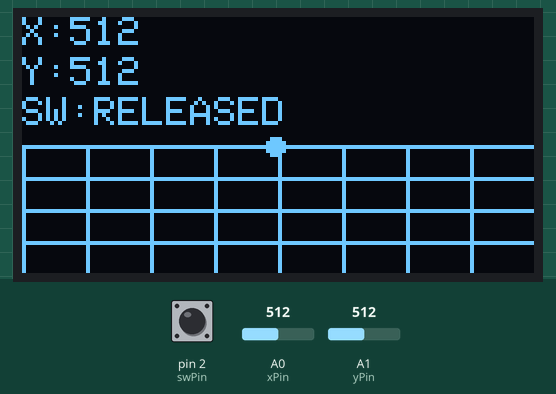
Simulated run of this sketch. Board: Arduino Uno, built with avr-gcc and run on an emulated ATmega328P. Parts: 128×64 one-colour display. The inputs (shaded band) are chosen by the test bench; at power-on: A0 (xPin) = 512, pin 2 (swPin) HIGH, A1 (yPin) = 512.

Above: at 1.2 s.
1.3 s: A0 (xPin) set to 716
At 2.5 s:
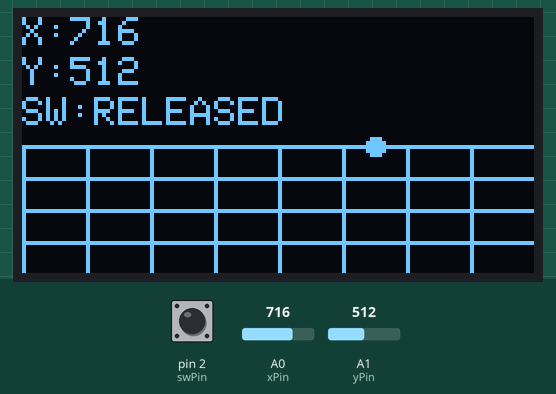
2.8 s: pin 2 (swPin) pulled LOW for 0.15 s
At 2.95 s:
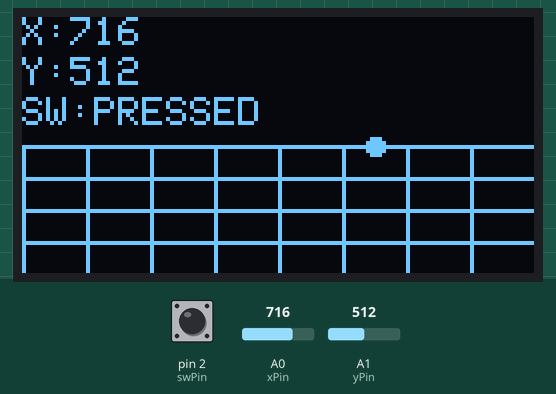
4.5 s: A1 (yPin) set to 716
At 5.3 s:
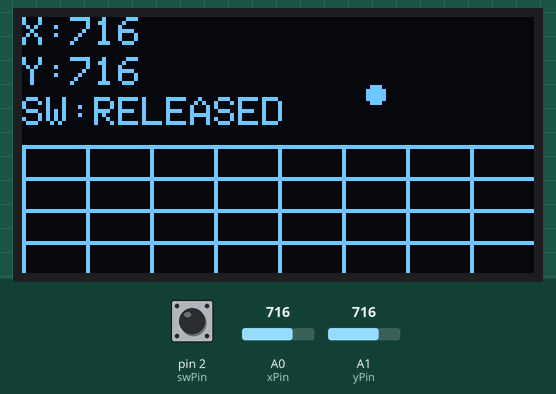
6.0 s: pin 2 (swPin) pulled LOW for 1 s
At 6.8 s:
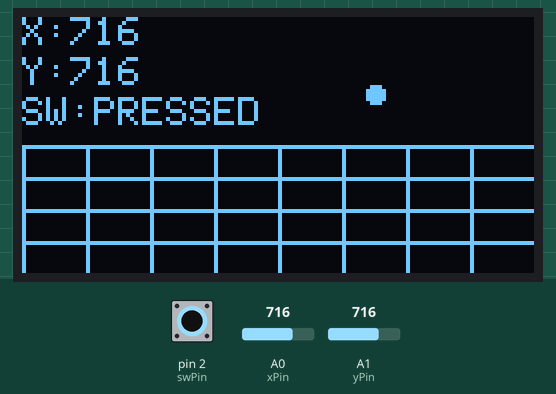
8.5 s: A0 (xPin) set to 900
At 8.9 s:
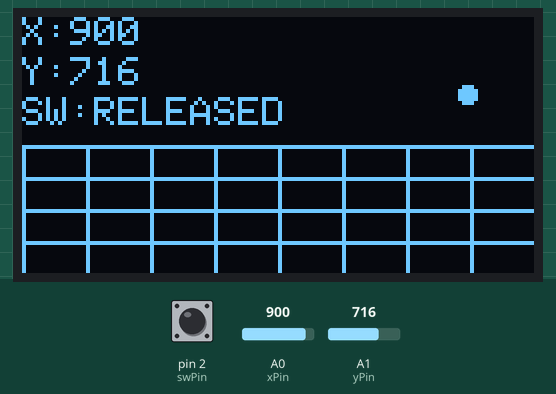
10.0 s: A1 (yPin) set to 900
At 11.1 s:
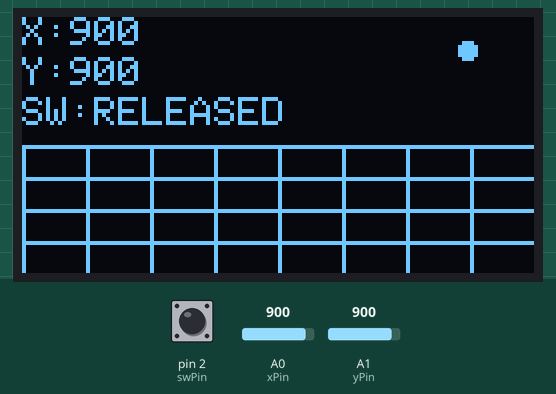
Timing chart, 0 to 12.5 s (numbered marks = the images above; inputs shaded):
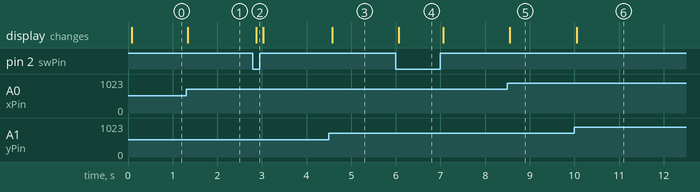

The sketch:

Joystick_OLED_Visualizer.ino
```cpp
#include <Wire.h>
#include <Adafruit_GFX.h>
#include <Adafruit_SSD1306.h>

#define SCREEN_WIDTH 128
#define SCREEN_HEIGHT 64

Adafruit_SSD1306 display(SCREEN_WIDTH, SCREEN_HEIGHT, &Wire, -1);

const int xPin = A0;
const int yPin = A1;
const int swPin = 2;

void setup() {
  pinMode(swPin, INPUT_PULLUP);

  if (!display.begin(SSD1306_SWITCHCAPVCC, 0x3C)) {
    while (true);
  }

  display.clearDisplay();
  display.display();
}

void loop() {

  int xValue = analogRead(xPin);
  int yValue = analogRead(yPin);
  int swState = digitalRead(swPin);

  // Map joystick values to OLED coordinates
  int dotX = map(xValue, 0, 1023, 0, 127);
  int dotY = map(yValue, 0, 1023, 63, 0);

  display.clearDisplay();

  // Display values
  display.setTextSize(1);
  display.setTextColor(SSD1306_WHITE);

  display.setCursor(0, 0);
  display.print("X:");
  display.print(xValue);

  display.setCursor(0, 10);
  display.print("Y:");
  display.print(yValue);

  display.setCursor(0, 20);
  display.print("SW:");
  display.print(swState == LOW ? "PRESSED" : "RELEASED");

  // Coordinate Grid (Bonus)
  for (int x = 0; x < 128; x += 16) {
    display.drawFastVLine(x, 32, 32, SSD1306_WHITE);
  }

  for (int y = 32; y < 64; y += 8) {
    display.drawFastHLine(0, y, 128, SSD1306_WHITE);
  }

  // Draw moving dot
  display.fillCircle(dotX, dotY, 2, SSD1306_WHITE);

  display.display();

  delay(20);
}
```

Measured:
- after the input at 1.3 s, the display: changes at once (image 1)
- after the input at 2.8 s, the display: changes after 0.08 s (image 2)
- after the input at 4.5 s, the display: changes after 0.07 s (image 3)
- after the input at 6.0 s, the display: changes after 0.07 s (image 4)
- after the input at 8.5 s, the display: changes after 0.06 s (image 5)
- after the input at 10.0 s, the display: changes after 0.05 s (image 6)
